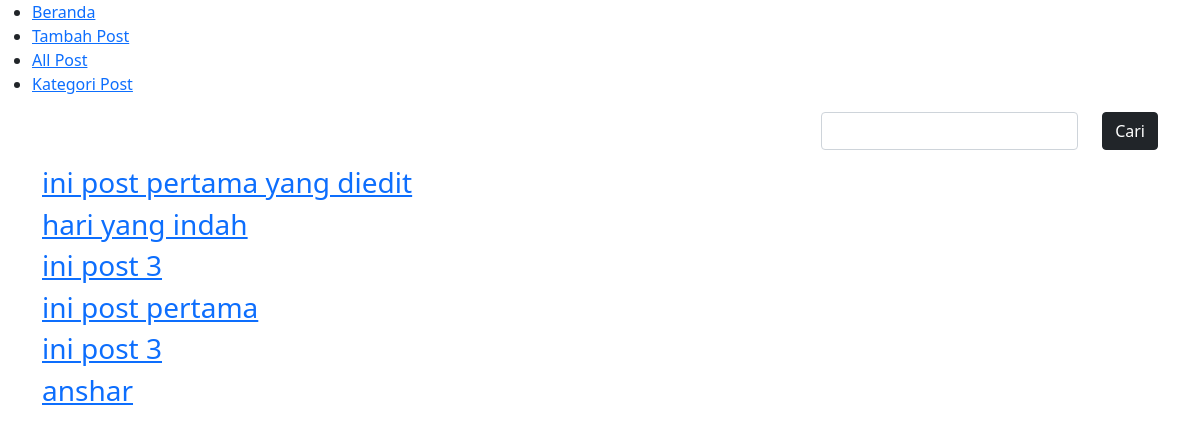
Page /post/ on the earlier database version.
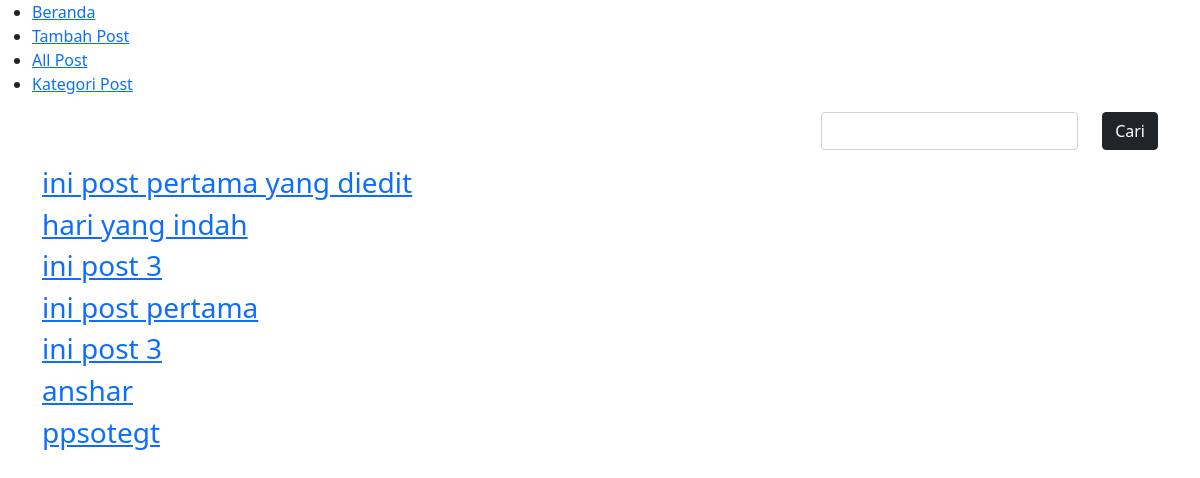
Same page on the later database version.
### app.py (models this page shows)
class Blog(dbku.Model):
    idPost = dbku.Column(dbku.Integer, primary_key=True)
    judulPost = dbku.Column(dbku.String(50), nullable=False)
    kontenPost = dbku.Column(dbku.String(2000))
    kategoriPost = dbku.Column(dbku.String(50))
    tanggalPost = dbku.Column(dbku.DateTime, default=datetime.today())

### app.py (the view)
@app.route('/post/')
def semua_post():
    semua_post = Blog.query.all()
    return render_template('blog/allpost.html', semuapost = semua_post, titlepage='All Post')

### templates/blog/allpost.html
{% extends 'base.html' %}
{% block content %}
<div class="row">
    <div class="col my-3">
        {% for post in semuapost %}
        <a href="{{ url_for('detail_post', id=post.idPost ) }}"><h3>{{post.judulPost}}</h3></a>
        {% endfor %}
    </div>
</div>
{% endblock content %}

Differences in the rows shown:
added Blog: judulPost "ppsotegt"
